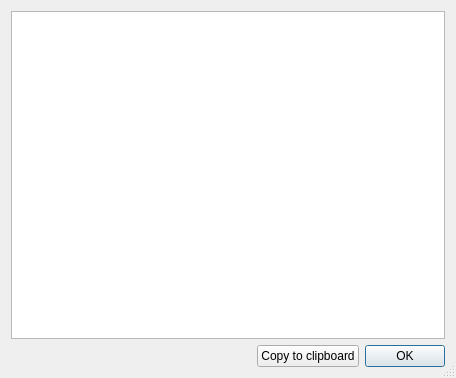
<?xml version="1.0" encoding="UTF-8"?>
<ui version="4.0">
 <class>ErrorWindow</class>
 <widget class="QDialog" name="ErrorWindow">
  <property name="geometry">
   <rect>
    <x>0</x>
    <y>0</y>
    <width>456</width>
    <height>378</height>
   </rect>
  </property>
  <property name="windowTitle">
   <string>Errors</string>
  </property>
  <property name="sizeGripEnabled">
   <bool>true</bool>
  </property>
  <layout class="QVBoxLayout" name="verticalLayout">
   <item>
    <widget class="QListWidget" name="error_list">
     <property name="editTriggers">
      <set>QAbstractItemView::NoEditTriggers</set>
     </property>
     <property name="showDropIndicator" stdset="0">
      <bool>false</bool>
     </property>
     <property name="alternatingRowColors">
      <bool>false</bool>
     </property>
     <property name="selectionMode">
      <enum>QAbstractItemView::NoSelection</enum>
     </property>
     <property name="selectionBehavior">
      <enum>QAbstractItemView::SelectRows</enum>
     </property>
     <property name="iconSize">
      <size>
       <width>16</width>
       <height>16</height>
      </size>
     </property>
     <property name="isWrapping" stdset="0">
      <bool>false</bool>
     </property>
     <property name="resizeMode">
      <enum>QListView::Fixed</enum>
     </property>
     <property name="wordWrap">
      <bool>true</bool>
     </property>
    </widget>
   </item>
   <item>
    <layout class="QHBoxLayout" name="horizontalLayout">
     <item>
      <spacer name="horizontalSpacer">
       <property name="orientation">
        <enum>Qt::Horizontal</enum>
       </property>
       <property name="sizeHint" stdset="0">
        <size>
         <width>40</width>
         <height>20</height>
        </size>
       </property>
      </spacer>
     </item>
     <item>
      <widget class="QPushButton" name="copy_to_clipboard_button">
       <property name="text">
        <string>Copy to clipboard</string>
       </property>
      </widget>
     </item>
     <item>
      <widget class="QPushButton" name="ok_button">
       <property name="text">
        <string>OK</string>
       </property>
       <property name="checkable">
        <bool>false</bool>
       </property>
       <property name="default">
        <bool>true</bool>
       </property>
       <property name="flat">
        <bool>false</bool>
       </property>
      </widget>
     </item>
    </layout>
   </item>
  </layout>
 </widget>
 <resources/>
 <connections/>
</ui>
